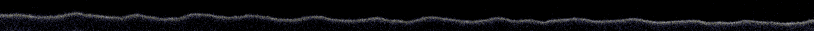
#> input picture Spec_test.bmp, 1628 x 62 px (shown at 1/2 size)
$ python -i LER.py   (imports and definitions only)
#> lines starting #> are read from the running program, lines starting #| are printed output that depends on the picture; after the words box and inside, x2 and y2 are one past the last pixel; in counts of white or black regions, pixels touching at a corner belong together

import numpy as np
import cv2 #(OpenCV3)
from scipy.interpolate import interp1d
from sklearn import linear_model

class edge_roughness:

    #analyse an image
    # [16 lines left out: function LER_analysis, not called in this run]


    # binarize the image
    def binarization(self, image):

        image = cv2.cvtColor(image, cv2.COLOR_RGB2GRAY) #Convert the loaded image to greyscale, only required for openCV version 2 I am using 3 (confusingly also imoprts as cv2, as it's in beta)

        #Binarise image and compare methods
        blur = cv2.GaussianBlur(image,(5,5),0) #gaussian filter to remove noise
        ret1,th1 = cv2.threshold(blur,15,255,cv2.THRESH_BINARY) #manual threshold value
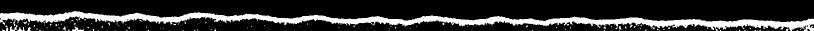
#> th1: shape (62, 1628) (shown at 1/2 size); 19.4% white; 140 white regions (130 under 20 px), largest, box (x1, y1, x2, y2) and area: (0, 22, 1628, 62) 18625, (144, 53, 168, 62) 93, (20, 50, 35, 62) 80
        ret2,th2 = cv2.threshold(image,0,255,cv2.THRESH_BINARY+cv2.THRESH_OTSU) #Otsu method
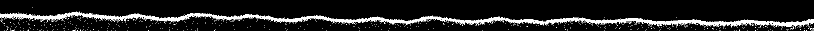
#> th2: shape (62, 1628) (shown at 1/2 size); 10% white; 636 white regions (633 under 20 px), largest, box (x1, y1, x2, y2) and area: (318, 26, 1628, 55) 7301, (0, 23, 185, 41) 1170, (186, 27, 318, 43) 772
#> ret2 = 36
        ret3,th3 = cv2.threshold(blur,0,255,cv2.THRESH_BINARY+cv2.THRESH_OTSU) #Otsu method following filtering
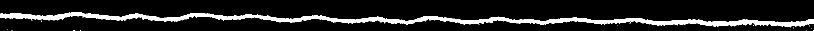
#> th3: shape (62, 1628) (shown at 1/2 size); 12.2% white; 14 white regions (13 under 20 px), largest, box (x1, y1, x2, y2) and area: (0, 24, 1628, 55) 12235
#> ret3 = 34
        retBin,binary = cv2.threshold(blur,0,255,cv2.THRESH_BINARY+cv2.THRESH_OTSU) #repeat above, oddly can't just copy above to new variable for storage
#> retBin = 34

        #==============================================================================
        # #plot all the binarisation methods and histograms for comparison
        # images = [imageA, 0, th1,
        #           imageA, 0, th2,
        #           blur, 0, th3]
        # titles = ['Original Noisy Image','Histogram','Global Thresholding (v=127)',
        #           'Original Noisy Image','Histogram',"Otsu's Thresholding",
        #           'Gaussian filtered Image','Histogram',"Otsu's Thresholding"]
        #
        # for i in range(3):
        #     plt.subplot(3,3,i*3+1),plt.imshow(images[i*3],'gray')
        #     plt.title(titles[i*3]), plt.xticks([]), plt.yticks([])
        #     plt.subplot(3,3,i*3+2),plt.hist(images[i*3].ravel(),256)
        #     plt.title(titles[i*3+1]), plt.xticks([]), plt.yticks([])
        #     plt.subplot(3,3,i*3+3),plt.imshow(images[i*3+2],'gray')
        #     plt.title(titles[i*3+2]), plt.xticks([]), plt.yticks([])
        # plt.show()
        #==============================================================================

        cv2.imwrite('binary_test.jpg', th1) #write the binary image to a file

        return th1


    #search an image of pixel values for the black white transition
    # [104 lines left out: functions binary_imsearch, binary_Search, remove_outliers, remove_background, extract_clean, fourier_power, not called in this run]


>>> import cv2
>>> picture = cv2.cvtColor(cv2.imread('Spec_test.bmp'), cv2.COLOR_BGR2RGB)
>>> result = edge_roughness().binarization(picture)
